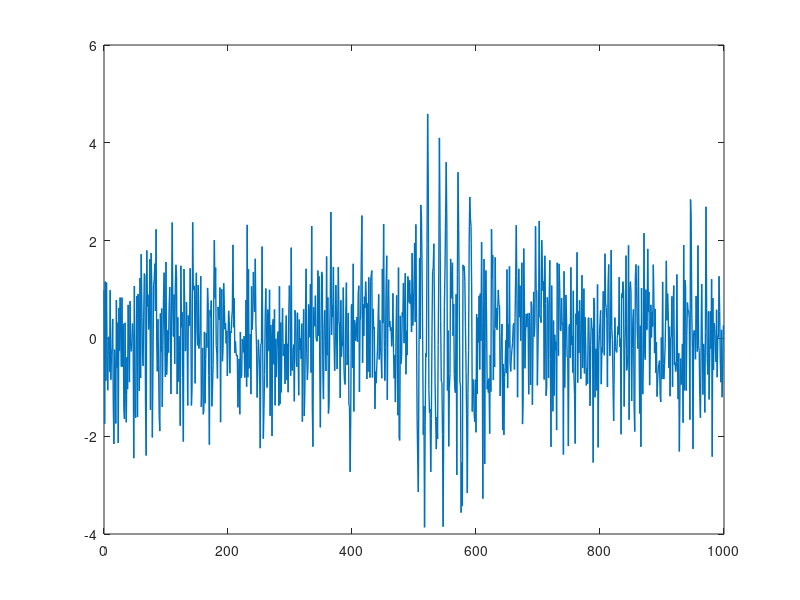

MATLAB code for this plot: (Note: this script raises an error after producing the figure.)
% 1DDEMO01 Demonstrate 1-D Gabor functionality
%
% References:
%   [1] Kamarainen, J.-K., Kyrki, V., Kalviainen, H., Gabor
%       Features for Invariant Object Recognition, Research
%       report 78, Department of Information Technology,
%       Lappeenranta University of Technology 
%
% Author(s):
%    Joni Kamarainen <Joni.Kamarainen@lut.fi>
%    Ville Kyrki <Ville.Kyrki@lut.fi>
%
% Copyright:
%
%   The Gabor Features in Signal and Image Processing Toolbox is
%   Copyright (C) 2000 by Joni Kamarainen and Ville Kyrki.
%
%
%   $Name: V_0_4 $ $Revision: 1.2 $  $Date: 2003/03/03 10:51:17 $
%
function [] = gfdemo01;

disp('Step 1: GENERATE TEST FUNCTION');
disp('Let''s construct a test signal from two different components:');
disp('(1) first component is N(0,1) white noise from t=1..1000');
t = [0:999];
w = randn(1,1000);
plot(t,w,'LineWidth',1);
input('<RETURN>');
disp('(2) and second component a Sin signal of frequency 1/10 and amplitude 2 at t=501..600 .');
sin100wl = 10;
sing100length = 100;
sin100 = [zeros(1,500) 2*sin(2*pi*1/sin100wl*[1:100]) zeros(1,400)];
plot(t,sin100,'LineWidth',1);
input('<RETURN>');
disp('Two signals together.');
x = w+sin100;
plot(t,x,'LineWidth',1);
input('<RETURN>');

% create 1-D spatial Gabor filter
disp('Step 2: FILTER WITH TIME DOMAIN GABOR FILTER');
disp('Let''s try to catch the sin-signal by time domain Gabor filter on same frequency 1/10');
disp('and with Gamma value 1. Filter size would be for example 101.');
gwl = 10;
gamma = 1;
g = gfcreatefilter(1/gwl,gamma,101);
plot(1:101,real(g),'k-',1:101,imag(g),'b-','LineWidth',1);
legend('Re','Im');
input('<RETURN>');

% filter signal with given filter and plot magnitude
disp('If the test signal x and filter g are now convolved conv(g,x)');
disp('we can calculate the magnitudes of the filter response (note response at t=501..600)');
resp1 = conv(g,x);
plot(t,abs(resp1(51:1050)).^2,'LineWidth',1);
input('<RETURN>');

% convert signal to Fourier domain
disp('Step 3: FILTER WITH FREQUENCY DOMAIN GABOR FILTER');
disp('For faster computation we can transform x to Fourier domain X=fft(x)');
X = fft(x);
plot(1:1000,real(X),1:1000,imag(X),'LineWidth',1);
legend('Re','Im');
input('<RETURN>');

disp('and generate frequency domain Gabor filter G');
G = gfcreatefilterf(1/gwl,gamma,1000);
plot(G,'LineWidth',1);
legend('Only Re component');
input('<RETURN>');

% calculate response in Freq domain
disp('Now the convolution is a multiplication in the frequency domain');
RESP = X.*G;
plot(1:1000,real(RESP),1:1000,imag(RESP),'LineWidth',1);
legend('Re','Im');
input('<RETURN>');

% back to time domain and plot response
disp('which can be of course transformed back to time domain')
resp2 = ifft(RESP);
plot(t,abs(resp1(51:1050)).^2,'k-',t,abs(resp2).^2,'r--','LineWidth',1);
legend('time domain response','frequecy domain response in time domain');
input('<RETURN>');

gfplotfiltersf(1./(1*2.^[1 2 3 4]),[1 1 1 1],100);
title('GFPLOTFILTERSF');
disp('1-D Gabor filters can be used to localize and detect signals in');
disp('both, time and frequency, domains simultaneously');
